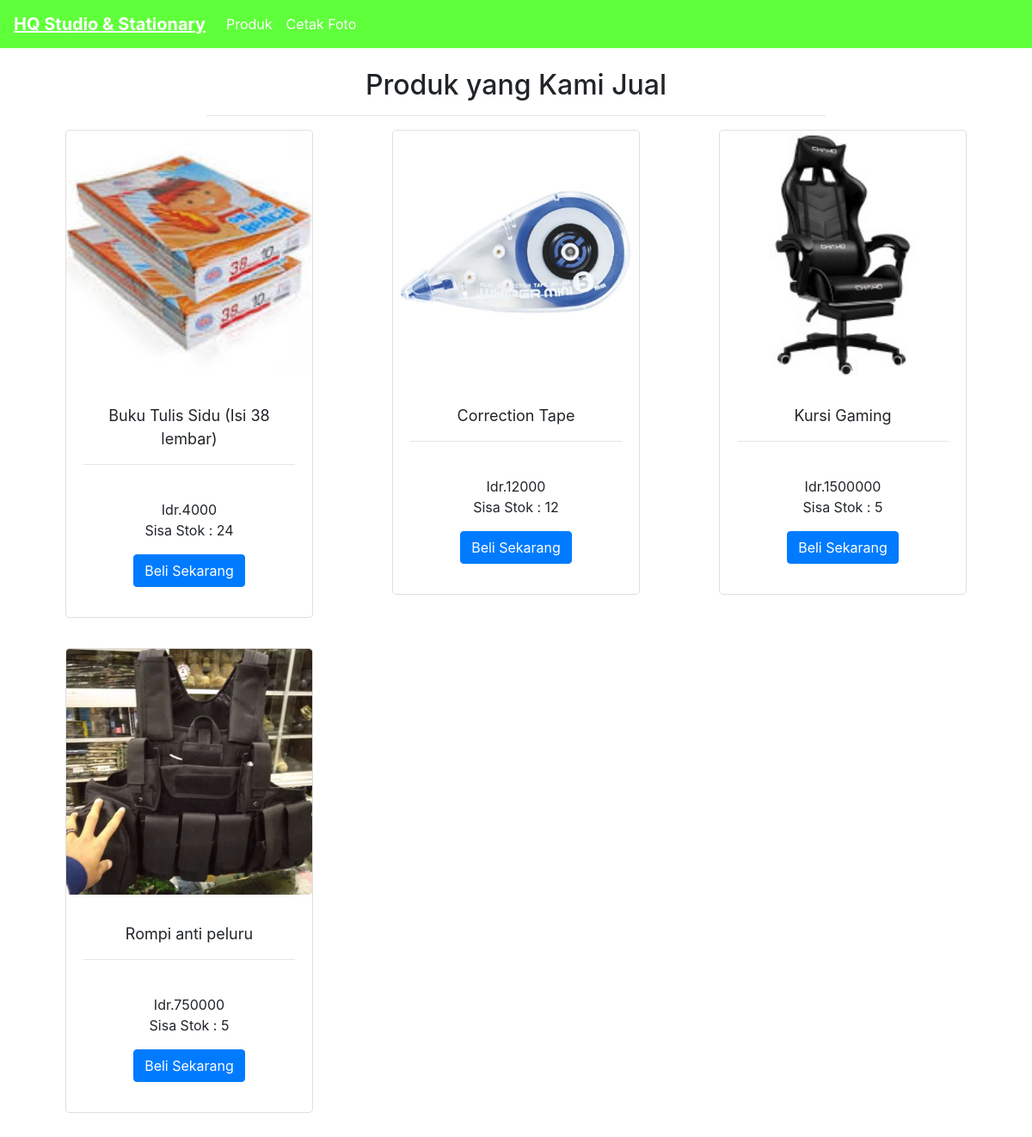
Page /user_page/index.php on the committed database.
### tables this page shows
CREATE TABLE `tbl_produk` (
  `id_produk` int(16) NOT NULL,
  `nama_produk` varchar(128) DEFAULT NULL,
  `jumlah_stok` int(19) DEFAULT NULL,
  `harga` int(128) DEFAULT NULL,
  `satuan` varchar(32) DEFAULT NULL,
  `file_foto_produk` text NOT NULL
);

### user_page/index.php (the view, shortened to what this page needs)
<?php include "koneksi.php" ?>
<?php include "template/header.php"; ?>
<center>
<br>
<h2>Produk yang Kami Jual</h2>
<hr style="width: 60%;">
<div class="container">
	<div class="row mt-1">
		<?php
		$queri = mysqli_query($con, "SELECT * FROM tbl_produk");
		while($data = mysqli_fetch_array($queri))
		{
		 ?>
	<div class="col-xl-4">
		<div class="card" id="cardeffect" style="width: 18rem;">
		  <img class="card-img-top" src="assets/img/produk/<?= $data['file_foto_produk']; ?>" alt="Card image cap">
		  <div class="card-body">
		    <p class="card-text">
		    	<font size="+1"><?= $data['nama_produk']; ?></font>
		    	<hr>
		    	<br>
		    	Idr.<?= $data['harga']; ?> <br>
		    	Sisa Stok : <?= $data['jumlah_stok']; ?><br>
		    </p>
		    <a href="https://api.whatsapp.com/send?phone=628561678671&text=Halo%20HQStudio%20and%20Stationary,%20Saya%20Ingin%20Membeli%20<?= $data['nama_produk']; ?>" class="btn btn-primary">Beli Sekarang</a>
		  </div>
		</div>
	</div>
	<?php  } ?>
	</div>
</div>
</center>
<?php include "template/footer.php"; ?>

### user_page/template/header.php (shortened to what this page needs)
<!DOCTYPE html>
<html>
<head>
	<link rel="stylesheet" href="https://maxcdn.bootstrapcdn.com/bootstrap/4.0.0/css/bootstrap.min.css">
</head>
<body>
	<nav class="navbar navbar-expand-lg"
	style="background-color: #60ff3b; color: white;"
	>
  <a class="navbar-brand" href="#"><font color="white"><b><u>HQ Studio & Stationary</u></b></font></a>
  <div class="collapse navbar-collapse" id="navbarNavDropdown">
    <ul class="navbar-nav">
      <li class="nav-item">
        <a class="nav-link" href="index.php"><font color="white">Produk</font></a>
      </li>
      <li class="nav-item">
        <a class="nav-link" href="upload_foto.php"><font color="white">Cetak Foto</font></a>
      </li>
    </ul>
  </div>
</nav>

### user_page/template/footer.php (shortened to what this page needs)
</body>
</html>

### user_page/template/header.php (style rules this page uses)
#cardeffect { margin: 0px 0px 35px 0px; padding: 0 0 15px 0px; border-radius: 5px; overflow: hidden; min-height: 500px; background: #fff; -moz-transition: all 0.3s cubic-bezier(0.165, 0.84, 0.44, 1); -o-transition: all 0.3s cubic-bezier(0.165, 0.84, 0.44, 1); transition: all 0.3s cubic-bezier(0.165, 0.84, 0.44, 1); }

### rows in the picture
tbl_produk: file_foto_produk (picture), nama_produk "Buku Tulis Sidu (Isi 38 lembar)", harga "4000", jumlah_stok "24"
tbl_produk: file_foto_produk (picture), nama_produk "Correction Tape", harga "12000", jumlah_stok "12"
tbl_produk: file_foto_produk (picture), nama_produk "Kursi Gaming", harga "1500000", jumlah_stok "5"
tbl_produk: file_foto_produk (picture), nama_produk "Rompi anti peluru", harga "750000", jumlah_stok "5"
